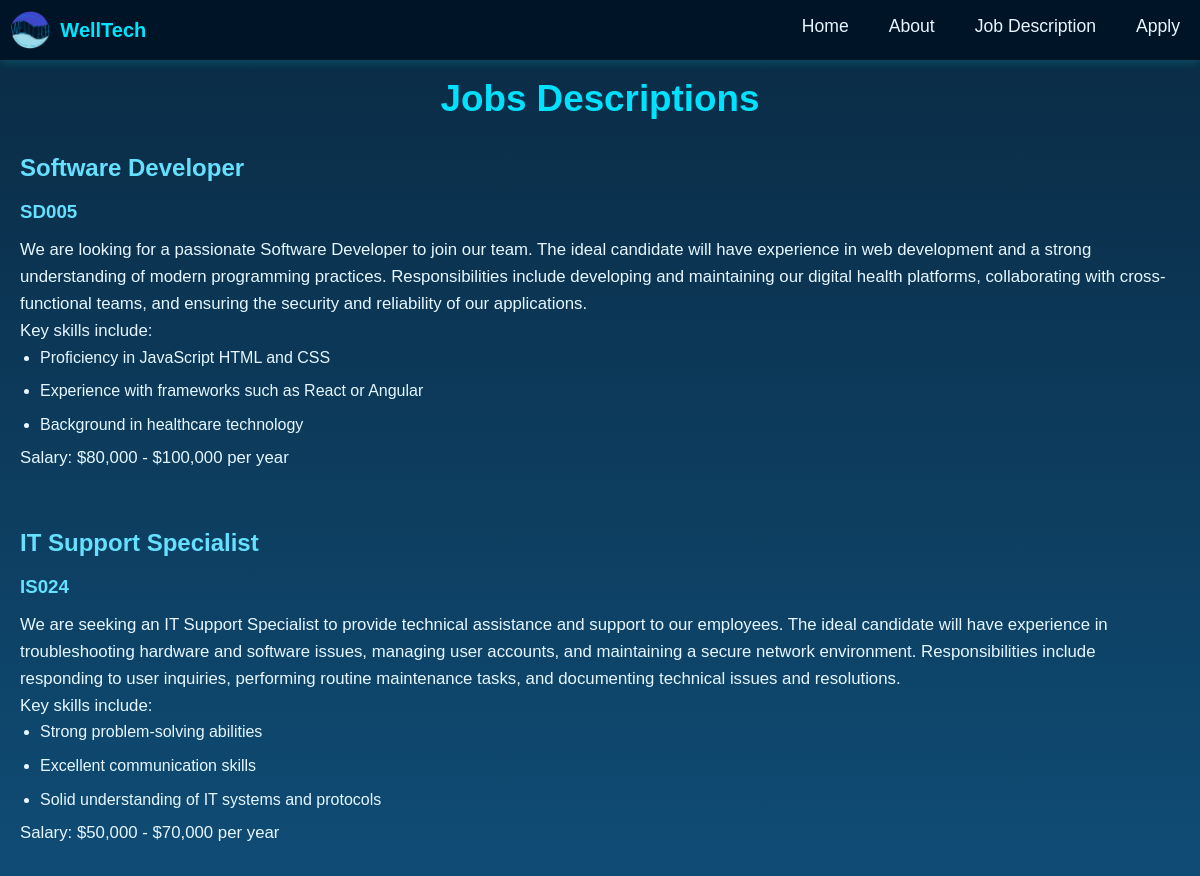
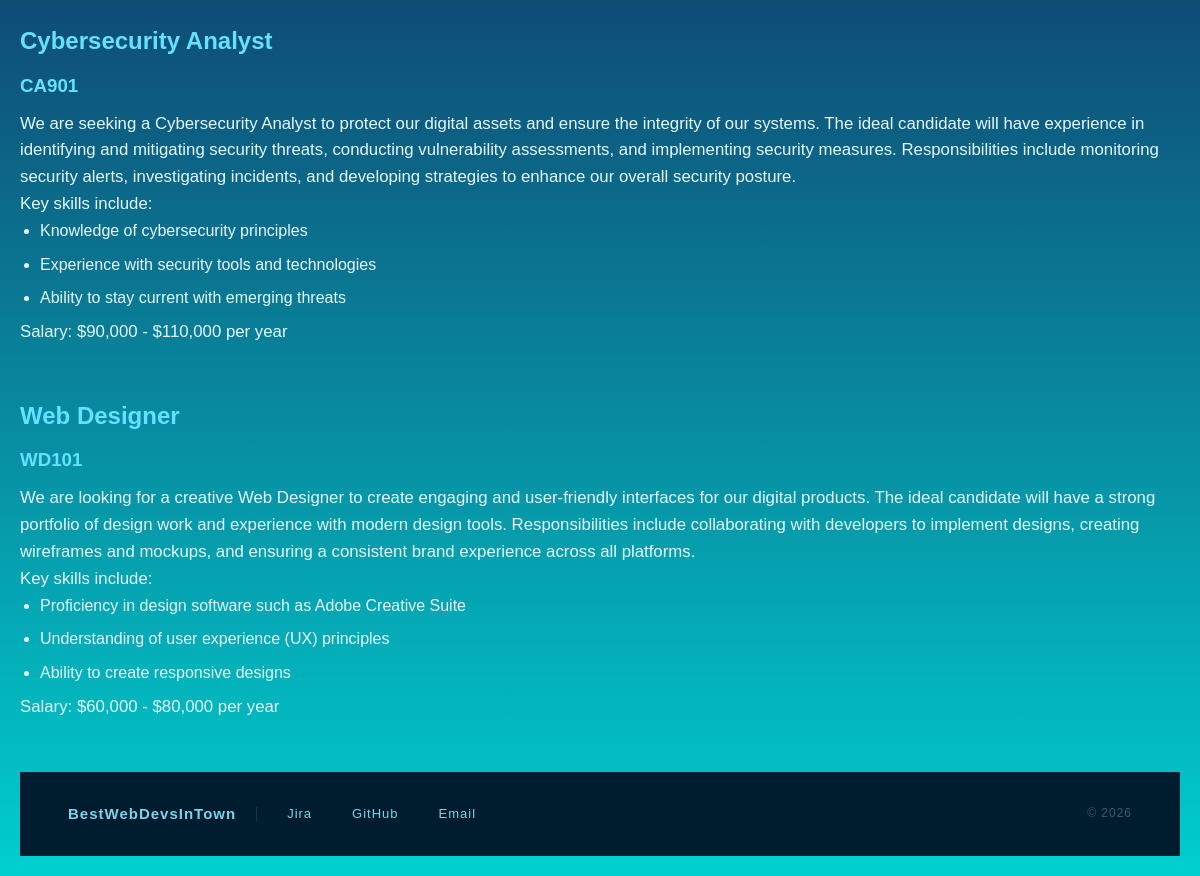
/jobs.php, run on the app's committed database (2 pictures, top to bottom).
### tables this page shows
CREATE TABLE `jobs` (
  `id` int(11) NOT NULL,
  `job_code` varchar(20) DEFAULT NULL,
  `title` varchar(100) DEFAULT NULL,
  `description` text DEFAULT NULL,
  `salary_min` decimal(10,2) DEFAULT NULL,
  `salary_max` decimal(10,2) DEFAULT NULL,
  `skills` text DEFAULT NULL
);

### jobs.php (the view, shortened to what this page needs)
<!DOCTYPE html>
<html lang="en">
<head>
    <link rel="stylesheet" href="styles/styles.css">
</head>
<body>
<?php require_once("settings.php");
$query = "SELECT * FROM jobs";
$result = mysqli_query($conn, $query); ?>
<h1>Jobs Descriptions</h1>
<div class="jobs-container" >
<?php
if (mysqli_num_rows($result) > 0) {
    while ($row = mysqli_fetch_assoc($result)) {
        $skills = explode(",", $row['skills']);
?>
<section class="job-card">
    <h2><?php echo $row['title']; ?></h2>
    <h3><?php echo $row['job_code']; ?></h3>
    <p><?php echo $row['description']; ?></p>
    <p>Key skills include:</p>
    <ul>
        <?php foreach ($skills as $skill): ?>
            <li><?php echo trim($skill); ?></li>
        <?php endforeach; ?>
    </ul>
    <p>
        Salary: $<?php echo number_format($row['salary_min']); ?> -
        $<?php echo number_format($row['salary_max']); ?> per year
    </p>
<br><br>
</section>
<?php
    }
} else {
    echo "<p>No jobs found.</p>";
}
?>
</div>
<?php
include 'nav.inc';
include 'footer.inc'; ?>
</body>
</html>

### nav.inc
<nav class="navbar">
    <div class="nav-container">
        <div class="logo">
        <img src="styles/images/WellTech_Logo.PNG" alt="WellTech Logo">
    <span>WellTech</span>
    </div>
        <ul class="nav-links">
            <li><a href="index.php">Home</a></li>
            <li><a href="about.php">About</a></li>
            <li><a href="jobs.php">Job Description</a></li>
            <li><a href="apply.php">Apply</a></li>
        </ul>
    </div>
</nav>

### footer.inc (shortened to what this page needs)
<footer>
    <div class="footer-left">
        <span class="footer-brand">BestWebDevsInTown</span>
        <div class="footer-links">
            <a href="https://aydenrao.atlassian.net/jira/core/projects/BG/board?cloudId=ce8f769f-9671-42e4-b406-1f25b0a991ca&filter=&groupBy=status">Jira</a>
            <a href="https://github.com/Pannnss/Assignment-1">GitHub</a>
            <a href="mailto:info@welltech.com">Email</a>
        </div>
    </div>
    <span class="footer-copy">&copy; 2026</span>
</footer>

### styles/styles.css (style rules this page uses)
* { margin: 0px; padding: 0; box-sizing: border-box; }
body { font-family: Arial, Helvetica, sans-serif; background: linear-gradient(to bottom, #0a2a43, #0f4c75, #00cfcf); color: #e6f7ff; line-height: 1.6; padding: 20px; }
h1 { text-align: center; font-size: 2.3em; margin-bottom: 20px; color: #00e0ff; }
h2 { margin-bottom: 10px; color: #66e0ff; }
h3 { margin-bottom: 10px; color: #66e0ff; }
p { font-size: 1.05em; }
ul { padding-left: 20px; }
li { margin-bottom: 8px; }
body { padding-top: 70px; }
.navbar { background: rgba(0, 20, 40, 0.95); padding: 10px 10px; position: fixed; top: 0; left: 0; width: 100%; z-index: 1000; box-shadow: 0 2px 10px rgba(0, 255, 255, 0.2); }
.nav-container { display: flex; justify-content: space-between; align-items: center; }
.nav-links { list-style: none; display: flex; gap: 20px; }
.nav-links a { text-decoration: none; color: #e6f7ff; font-size: 1.1em; padding: 5px 10px; border-radius: 5px; transition: background 0.3s, colour 0.3s; }
.logo { display: flex; align-items: center; gap: 10px; }
.logo img { height: 40px; width: auto; }
.logo span { color: #00e5ff; font-size: 20px; font-weight: bold; }
footer { width: 100%; box-sizing: border-box; padding: 28px 48px; background-color: rgba(0, 20, 40, 0.95); display: flex; align-items: center; justify-content: space-between; flex-wrap: wrap; gap: 16px; letter-spacing: 1px; }
.footer-left { display: flex; align-items: center; gap: 20px; }
.footer-brand { color: #7dd3e8; font-weight: 600; font-size: 15px; }
.footer-links { display: flex; gap: 20px; }
footer a { color: #7dd3e8; font-size: 13px; text-decoration: none; padding: 4px 10px; border-radius: 20px; }
.footer-copy { color: #3a5a6a; font-size: 12px; }

### data on the page
jobs: title "Software Developer", job_code "SD005", description "We are looking for a passionate Software Developer to join our team. The ideal candidate will have experience in web development and a strong understanding of modern programming practices. Responsibilities include developing and maintaining our digital health platforms, collaborating with cross-functional teams, and ensuring the security and reliability of our applications.", skills "Proficiency in JavaScript HTML and CSS", skills "Experience with frameworks such as React or Angular", skills "Background in healthcare technology", salary_min "80,000", salary_max "100,000"
jobs: title "IT Support Specialist", job_code "IS024", description "We are seeking an IT Support Specialist to provide technical assistance and support to our employees. The ideal candidate will have experience in troubleshooting hardware and software issues, managing user accounts, and maintaining a secure network environment. Responsibilities include responding to user inquiries, performing routine maintenance tasks, and documenting technical issues and resolutions.", skills "Strong problem-solving abilities", skills "Excellent communication skills", skills "Solid understanding of IT systems and protocols", salary_min "50,000", salary_max "70,000"
jobs: title "Cybersecurity Analyst", job_code "CA901", description "We are seeking a Cybersecurity Analyst to protect our digital assets and ensure the integrity of our systems. The ideal candidate will have experience in identifying and mitigating security threats, conducting vulnerability assessments, and implementing security measures. Responsibilities include monitoring security alerts, investigating incidents, and developing strategies to enhance our overall security posture.", skills "Knowledge of cybersecurity principles", skills "Experience with security tools and technologies", skills "Ability to stay current with emerging threats", salary_min "90,000", salary_max "110,000"
jobs: title "Web Designer", job_code "WD101", description "We are looking for a creative Web Designer to create engaging and user-friendly interfaces for our digital products. The ideal candidate will have a strong portfolio of design work and experience with modern design tools. Responsibilities include collaborating with developers to implement designs, creating wireframes and mockups, and ensuring a consistent brand experience across all platforms.", skills "Proficiency in design software such as Adobe Creative Suite", skills "Understanding of user experience (UX) principles", skills "Ability to create responsive designs", salary_min "60,000", salary_max "80,000"
